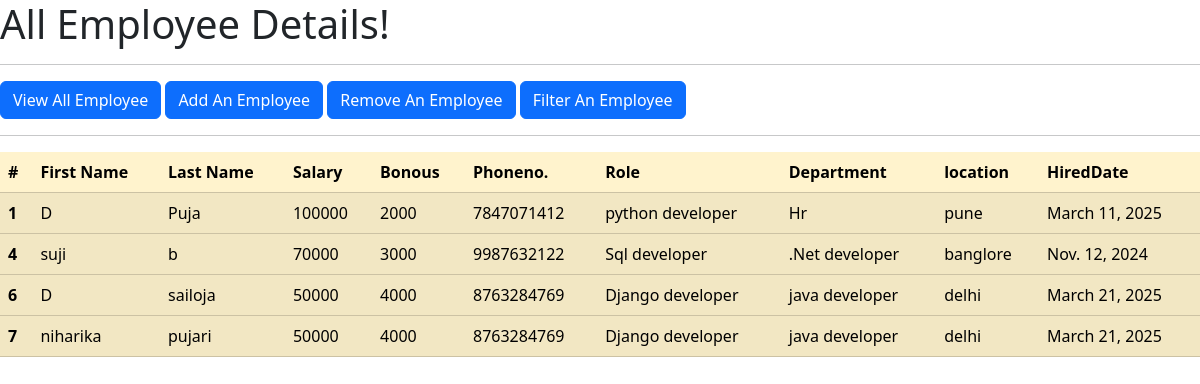
Page /all_emp/ on the committed database.
### emp_app/models.py (models this page shows, shortened)
class Employee(models.Model):
    first_name=models.CharField(max_length=100,null=False)
    last_name=models.CharField(max_length=100)
    dept=models.ForeignKey(Department,on_delete=models.CASCADE)
    salary=models.IntegerField(default=0)
    bonous=models.IntegerField(default=0)
    role=models.ForeignKey(Role,on_delete=models.CASCADE)
    phone=models.IntegerField(default=0)
    hire_date=models.DateField()
    def __str__(self):
          return '%s %s %s' %(self.first_name,self.last_name,self.phone)

class Role(models.Model):
      name=models.CharField(max_length=100,null=False)

class Department(models.Model):
      name=models.CharField(max_length=100,null=False)
      location=models.CharField(max_length=100)

### emp_app/views.py (the view)
# urls.py: path('all_emp/',all_emp,name='all_emp'),
def all_emp(request):
    emps=Employee.objects.all()
    context= {
        'emps':emps
    }
    print(context)
    return render(request,'all_emp.html',context)

### emp_app/templates/all_emp.html (shortened to what this page needs)
<!DOCTYPE html>
<html lang="en">
<head>
    <link href="https://cdn.jsdelivr.net/npm/bootstrap@5.3.3/dist/css/bootstrap.min.css" rel="stylesheet">
</head>
<body class="bg-success>
    <div class="container">
        <h1>All Employee Details!</h1>
        <hr>
        <a class="btn btn-primary" href="/all_emp" role="button">View All Employee</a>
        <a class="btn btn-primary" href="/add_emp" role="button">Add An Employee</a>
        <a class="btn btn-primary" href="/remove_emp" role="button">Remove An Employee</a>
        <a class="btn btn-primary" href="/filter_emp" role="button">Filter An Employee</a>
        <hr>
        <table class="table table-warning table-striped">
            <thead>
              <tr>
                <th scope="col">#</th>
                <th scope="col">First Name</th>
                <th scope="col">Last Name</th>
                <th scope="col">Salary</th>
                <th scope="col">Bonous</th>
                <th scope="col">Phoneno.</th>
                <th scope="col">Role</th>
                <th scope="col">Department</th>
                <th scope="col">location</th>
                <th scope="col">HiredDate</th>
              </tr>
            </thead>
            {% for emp in emps %}
            <tbody>
              <tr>
                <th scope="row">{{emp.id}}</th>
                <td>{{emp.first_name}}</td>
                <td>{{emp.last_name}}</td>
                <td>{{emp.salary}}</td>
                <td>{{emp.bonous}}</td>
                <td>{{emp.phone}}</td>
                <td>{{emp.role.name}}</td>
                <td>{{emp.dept.name}}</td>
                <td>{{emp.dept.location}}</td>
                <td>{{emp.hire_date}}</td>
            </tbody>
            {% endfor%}
          </table>
</body>
</html>

### rows in the picture
Employee: id "1", first_name "D", last_name "Puja", salary "100000", bonous "2000", phone "7847071412", role.name "python developer", dept.name "Hr", dept.location "pune", hire_date "March 11, 2025"
Employee: id "4", first_name "suji", last_name "b", salary "70000", bonous "3000", phone "9987632122", role.name "Sql developer", dept.name ".Net developer", dept.location "banglore", hire_date "Nov. 12, 2024"
Employee: id "6", first_name "D", last_name "sailoja", salary "50000", bonous "4000", phone "8763284769", role.name "Django developer", dept.name "java developer", dept.location "delhi", hire_date "March 21, 2025"
Employee: id "7", first_name "niharika", last_name "pujari", salary "50000", bonous "4000", phone "8763284769", role.name "Django developer", dept.name "java developer", dept.location "delhi", hire_date "March 21, 2025"
